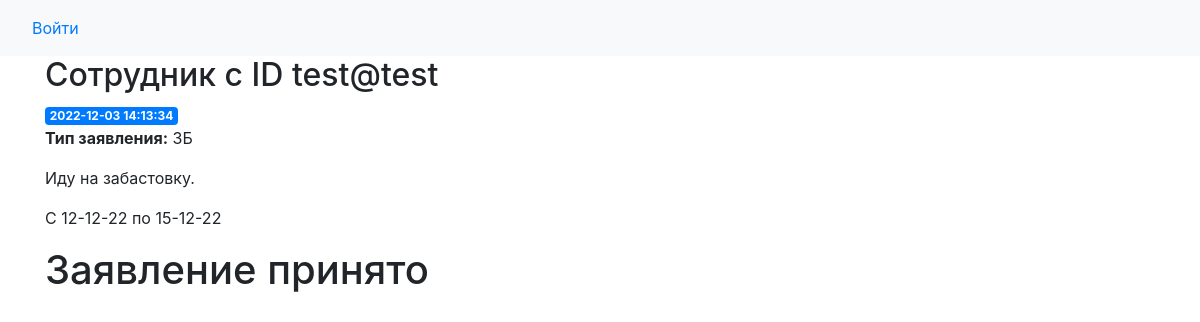
The page /34 on the database its author committed.
### tables this page shows
CREATE TABLE posts (
    id INTEGER PRIMARY KEY AUTOINCREMENT,
    created TIMESTAMP NOT NULL DEFAULT CURRENT_TIMESTAMP,
    title TEXT NOT NULL,
    content TEXT NOT NULL
, status text 'В ожидании', date_begin text, date_end text, code text);

### web/app.py (the view)
@app.route('/<int:post_id>')
def post(post_id):
    post = get_post(post_id)
    return render_template('post.html', post=post)

### web/app.py (called while the page is built)
def get_db_connection():
    conn = sqlite3.connect('database.db')
    conn.row_factory = sqlite3.Row
    return conn

def get_post(post_id):
    conn = get_db_connection()
    post = conn.execute('SELECT * FROM posts WHERE id = ?',
                        (post_id,)).fetchone()
    conn.close()
    if post is None:
        abort(404)
    return post

@app.after_request
def redirect_to_signin(response):
    if response.status_code == 401:
        return redirect(url_for('login') + '?next' + request.url)
    return response

### web/templates/post.html (shortened to what this page needs)
{% extends 'base.html' %}
{% block content %}
    <h2>{% block title %} Сотрудник с ID {{ post['title'] }} {% endblock %}</h2>
    <span class="badge badge-primary">{{ post['created'] }}</span>
    <p> <b>Тип заявления:</b> {{ post['code'] }}</p>
    <p>{{ post['content'] }}</p>
    <p>C {{ post['date_begin'] }} по {{ post['date_end'] }}</p>
    {% if post['status'] == 'Принято' %}
        <form action="{{ url_for('delete', id=post['id']) }}" method="POST">
            <h1> Заявление принято
            </h1>
        </form>
    {% endif %}
{% endblock %}

### rows shown on the page
posts: title "test@test", created "2022-12-03 14:13:34", code "ЗБ", content "Иду на забастовку.", date_begin "12-12-22", date_end "15-12-22"
